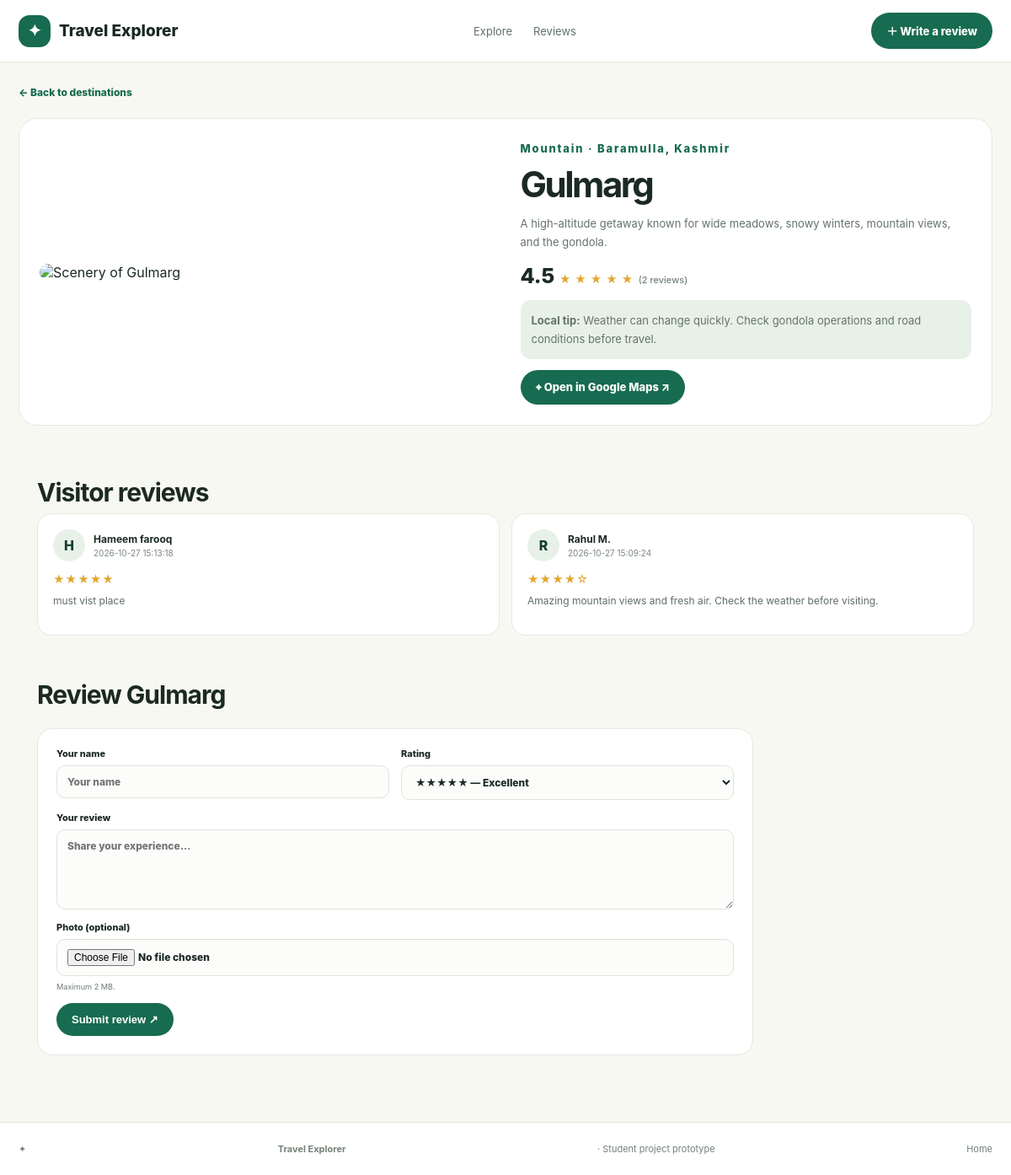
The page /destination/gulmarg on the database its author committed.
### tables this page shows
CREATE TABLE reviews (
            id INTEGER PRIMARY KEY AUTOINCREMENT,
            destination_id INTEGER NOT NULL,
            name TEXT NOT NULL,
            rating INTEGER NOT NULL CHECK(rating BETWEEN 1 AND 5),
            comment TEXT NOT NULL,
            photo_filename TEXT,
            created_at TEXT NOT NULL DEFAULT CURRENT_TIMESTAMP
        );

### app.py (the view)
@app.route('/destination/<slug>')
def destination_detail(slug):
    destination = next((d for d in DESTINATIONS if d['slug'] == slug), None)
    if not destination:
        return render_template('404.html'), 404
    conn = connect_db()
    reviews = conn.execute('SELECT * FROM reviews WHERE destination_id=? ORDER BY id DESC', (destination['id'],)).fetchall()
    stats = conn.execute('SELECT COUNT(*) AS total, AVG(rating) AS avg_rating FROM reviews WHERE destination_id=?', (destination['id'],)).fetchone()
    conn.close()
    destination = dict(destination)
    destination['review_count'] = stats['total']
    destination['rating'] = round(stats['avg_rating'], 1) if stats['avg_rating'] is not None else 0
    return render_template('destination.html', destination=destination, reviews=reviews)

### app.py (called while the page is built)
def connect_db():
    conn = sqlite3.connect(DB_PATH)
    conn.row_factory = sqlite3.Row
    return conn

### templates/destination.html
<!doctype html><html lang="en"><head><meta charset="utf-8"><meta name="viewport" content="width=device-width, initial-scale=1"><title>{{ destination.name }} — Travel Explorer</title><link rel="stylesheet" href="{{ url_for('static', filename='style.css') }}"></head><body><header class="nav"><a class="brand" href="{{ url_for('home') }}"><span class="logo">✦</span> Travel Explorer</a><nav><a href="{{ url_for('home') }}#destinations">Explore</a><a href="{{ url_for('home') }}#reviews">Reviews</a></nav><a class="button primary" href="{{ url_for('home') }}#write-review">＋ Write a review</a></header><main class="detail-page"><a class="back" href="{{ url_for('home') }}">← Back to destinations</a><div class="detail-hero"><img src="{{ destination.image_url or url_for('static', filename='images/' + destination.image) }}" alt="Scenery of {{ destination.name }}"><div><p class="eyebrow green">{{ destination.category }} · {{ destination.location }}</p><h1>{{ destination.name }}</h1><p>{{ destination.description }}</p><div class="big-rating">{{ '%.1f'|format(destination.rating) if destination.rating else 'New' }} <span class="stars">★ ★ ★ ★ ★</span> <small>({{ destination.review_count }} reviews)</small></div><p class="tip"><strong>Local tip:</strong> {{ destination.tip }}</p><a class="button primary" target="_blank" rel="noopener" href="https://www.google.com/maps/search/?api=1&query={{ destination.lat }},{{ destination.lng }}">⌖ Open in Google Maps ↗</a></div></div>{% with messages = get_flashed_messages(with_categories=true) %}{% if messages %}<div class="flash-wrap">{% for category, message in messages %}<div class="flash {{ category }}">{{ message }}</div>{% endfor %}</div>{% endif %}{% endwith %}<section class="section"><h2>Visitor reviews</h2><div class="detail-reviews">{% for r in reviews %}<article class="review"><div class="person"><span class="avatar">{{ r.name[0]|upper }}</span><div><strong>{{ r.name }}</strong><small>{{ r.created_at }}</small></div></div><div class="stars">{{ '★' * r.rating }}{{ '☆' * (5-r.rating) }}</div><p>{{ r.comment }}</p>{% if r.photo_filename %}<img class="review-photo" src="{{ url_for('static', filename='uploads/' + r.photo_filename) }}" alt="Photo shared in review">{% endif %}</article>{% else %}<p class="muted">No reviews yet. Be the first to share your experience.</p>{% endfor %}</div></section><section class="section write"><h2>Review {{ destination.name }}</h2><form class="review-form" action="{{ url_for('add_review') }}" method="post" enctype="multipart/form-data"><input type="hidden" name="destination_id" value="{{ destination.id }}"><label>Your name<input name="name" maxlength="45" required placeholder="Your name"></label><label>Rating<select name="rating" required><option value="5">★★★★★ — Excellent</option><option value="4">★★★★☆ — Very good</option><option value="3">★★★☆☆ — Good</option><option value="2">★★☆☆☆ — Fair</option><option value="1">★☆☆☆☆ — Poor</option></select></label><label class="full">Your review<textarea name="comment" minlength="8" maxlength="1000" required placeholder="Share your experience…"></textarea></label><label class="full">Photo (optional)<input type="file" name="photo" accept="image/png,image/jpeg,image/webp,image/gif"><small>Maximum 2 MB.</small></label><button class="button primary" type="submit">Submit review ↗</button></form></section></main><footer>✦ <strong>Travel Explorer</strong> · Student project prototype <span><a href="{{ url_for('home') }}">Home</a></span></footer></body></html>

### static/style.css (style rules this page uses)
:root { --green:#176b50;--deep:#143e31;--pale:#e8f1e8;--bg:#f8f8f3;--text:#1b2923;--muted:#6c7a70;--border:#e3e9e1 }
* { box-sizing:border-box }
html { scroll-behavior:smooth }
body { margin:0;font-family:Inter,ui-sans-serif,system-ui,-apple-system,BlinkMacSystemFont,"Segoe UI",sans-serif;background:var(--bg);color:var(--text) }
a { color:inherit;text-decoration:none }
.nav { height:74px;display:flex;align-items:center;justify-content:space-between;gap:20px;padding:0 max(22px,calc((100% - 1160px)/2));background:#fff;border-bottom:1px solid var(--border);position:sticky;top:0;z-index:5 }
.brand { display:flex;align-items:center;gap:10px;font-weight:850;font-size:19px;white-space:nowrap }
.logo { display:grid;place-items:center;width:38px;height:38px;border-radius:13px;background:var(--green);color:white }
.nav nav { display:flex;gap:25px;font-size:13px;color:#627066 }
.button { display:inline-flex;justify-content:center;align-items:center;border:0;border-radius:999px;padding:12px 18px;font-size:13px;font-weight:800;cursor:pointer }
.primary { background:var(--green);color:#fff }
.eyebrow { font-size:11px;font-weight:850;letter-spacing:1.8px;margin:0 0 10px;color:#d3e8d8 }
.eyebrow.green { color:var(--green) }
h1 { font-size:clamp(38px,5.2vw,62px);line-height:1.04;letter-spacing:-2.5px;margin:12px 0 18px }
.section { width:min(1160px,calc(100% - 44px));margin:0 auto;padding:54px 0 20px }
h2 { font-size:30px;letter-spacing:-1px;margin:7px 0 }
.title-row .rating:first-letter,.stars { color:#e3a52b }
.review-grid,.detail-reviews { display:grid;grid-template-columns:repeat(3,minmax(0,1fr));gap:14px }
.review { padding:18px;border:1px solid var(--border);border-radius:17px;background:#fff }
.person { display:flex;align-items:center;gap:10px }
.avatar { display:grid;place-items:center;width:38px;height:38px;border-radius:50%;background:var(--pale);color:var(--deep);font-weight:850 }
.person strong { display:block;font-size:12px }
.person small { display:block;font-size:10px;color:#7b887e;margin-top:3px }
.stars { font-size:13px;letter-spacing:1px;margin:13px 0 8px }
.review>p { font-size:12px;line-height:1.65;color:#5f6d63;margin:0 0 12px }
.write { padding-top:25px;padding-bottom:55px }
.review-form { display:grid;grid-template-columns:1fr 1fr;gap:14px;max-width:850px;margin-top:22px;padding:22px;background:white;border:1px solid var(--border);border-radius:18px }
.review-form label { display:flex;flex-direction:column;gap:7px;font-size:11px;font-weight:850 }
.review-form input,.review-form select,.review-form textarea { width:100%;border:1px solid #dce4db;border-radius:10px;padding:11px 12px;font:inherit;font-size:12px;background:#fcfdfb;color:var(--text) }
.review-form textarea { min-height:95px;resize:vertical }
.review-form small { font-weight:400;color:var(--muted) }
.review-form .full { grid-column:1/-1 }
.review-form button { justify-self:start }
footer { border-top:1px solid var(--border);padding:24px max(22px,calc((100% - 1160px)/2));font-size:11px;color:#758278;display:flex;justify-content:space-between;gap:14px;flex-wrap:wrap;background:#fff }
.detail-page { width:min(1160px,calc(100% - 44px));margin:24px auto }
.back { font-size:12px;color:var(--green);font-weight:800 }
.detail-hero { display:grid;grid-template-columns:1fr 1fr;gap:35px;align-items:center;margin-top:22px;padding:24px;border:1px solid var(--border);border-radius:22px;background:#fff }
.detail-hero>img { width:100%;border-radius:16px }
.detail-hero h1 { font-size:42px;color:var(--text);margin:8px 0 }
.detail-hero p { font-size:13px;line-height:1.7;color:#657369 }
.big-rating { font-size:25px;font-weight:850;margin:14px 0 }
.big-rating .stars { font-size:13px }
.big-rating small { font-size:11px;color:#748177;font-weight:500 }
.tip { background:var(--pale);padding:13px;border-radius:12px }
.detail-reviews { grid-template-columns:repeat(2,minmax(0,1fr)) }

### rows shown on the page
reviews: name "H", name "Hameem farooq", created_at "2026-10-27 15:13:18", rating "★★★★★", comment "must vist place"
reviews: name "R", name "Rahul M.", created_at "2026-10-27 15:09:24", rating "★★★★", rating "☆", comment "Amazing mountain views and fresh air. Check the weather before visiting."

### other values the page prints
{{ destination.category }} "Mountain"
{{ destination.location }} "Baramulla, Kashmir"
{{ destination.name }} "Gulmarg"
{{ destination.description }} "A high-altitude getaway known for wide meadows, snowy winters, mountain views, and the gondola."
{{ '%.1f'|format(destination.rating) if destination.rating else 'New' }} "4.5"
{{ destination.review_count }} "2"
{{ destination.tip }} "Weather can change quickly. Check gondola operations and road conditions before travel."
